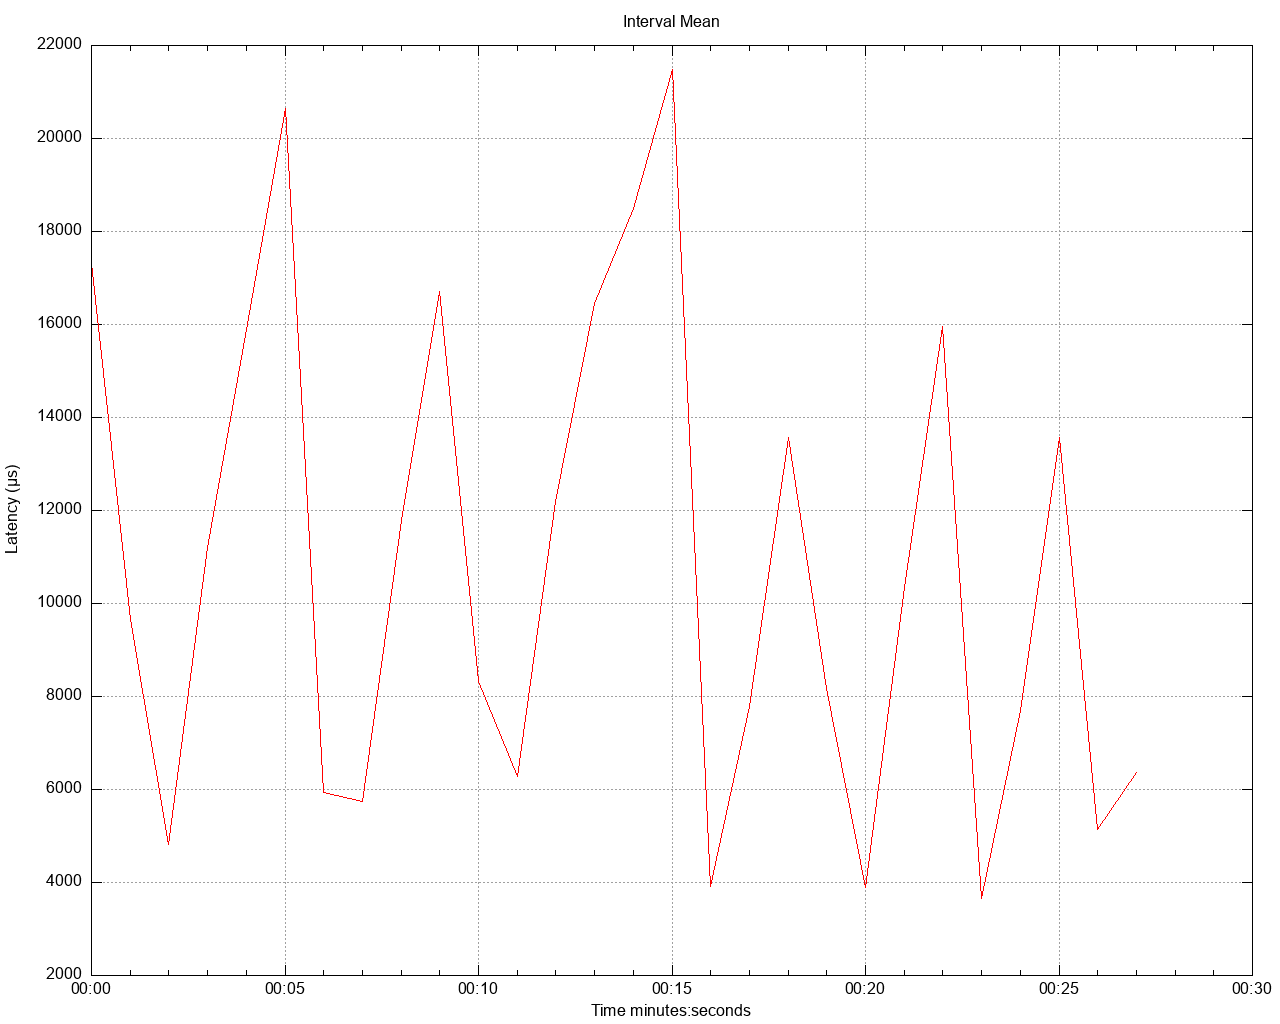

Write the gnuplot code that produced this figure.
set title 'Interval Mean' noenhanced
set style data lines
set datafile separator ","
set terminal png size 1280,1024
set grid
set key below
set xdata time
set timefmt "%s"
offset = 0
t0(x)=(offset=($0==0) ? x : offset, x - offset)
set xlabel 'Time minutes:seconds'
set ylabel 'Latency (μs)'
set output '/Users/gbarnett/git/hazelcast-simulator/atomiclong-3node-member/atomicreference/latency/latency_interval_mean_eightKbWrite.png'
plot \
   '/Users/gbarnett/git/hazelcast-simulator/atomiclong-3node-member/atomicreference/data/latency_interval_mean_eightKbWrite_1.data' using (t0(timecolumn(1))):2 title "" lt rgb "red", \
